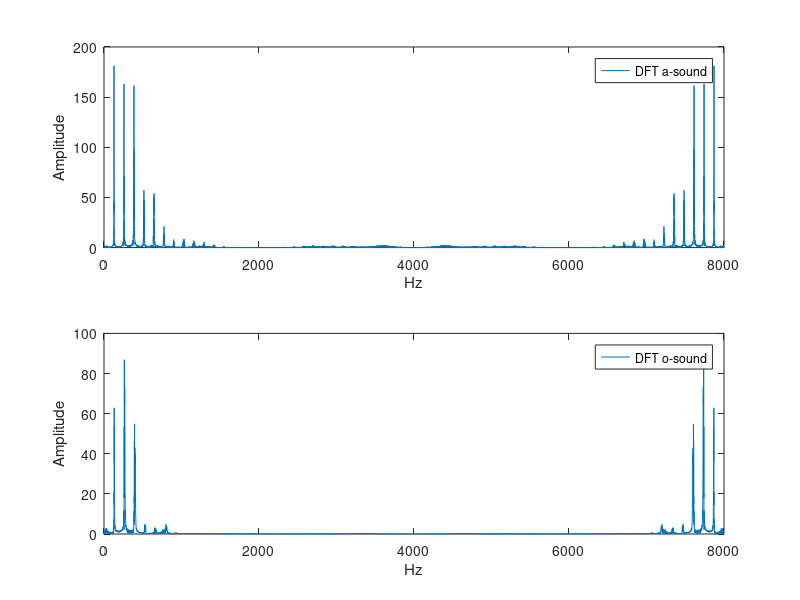

MATLAB code to generate this figure: (Note: this script raises an error after producing the figure.)
%linwovel.m

% Load and detrend data
Fs=8000;
load aaa.mat
aa = detrend(y(2, 6000:end));
load ooo.mat
oo = detrend(y(2, 6000:end));
len = length(aa);
x = 0:Fs/len:Fs-1e-4;

% Divide into estimation and validation data.
aa_est = aa(1:end*2/3);
aa_val = aa(end*2/3+1:end);
oo_est = oo(1:end*2/3);
oo_val = oo(end*2/3+1:end);
len_est = length(aa_est);
len_val = length(aa_val);
x_est = 0:2/len_est:Fs-1e-9;
x_val = 0:2/len_val:Fs-1e-9;

figure(1);
subplot(2, 1, 1);
length(x)
length(abs(fft(aa)))
plot(x, abs(fft(aa)));
xlabel('Hz');
ylabel('Amplitude');
legend('DFT a-sound');
subplot(2, 1, 2);
plot(x, abs(fft(oo)));
legend('DFT o-sound');
xlabel('Hz');
ylabel('Amplitude');
%spectrum(oo);
%plot(psd(spectrum.welch, (oo)));
%%

% Validation of different orders.
varaa = [];
varoo = [];
for na = (1:20)
    m = ar(aa_est, na);
    residual = filter([m.a(1:end)], 1, aa_val);
    varaa = [varaa residual*residual'/length(residual)];
    
    m = ar(oo_est, na);
    residual = filter([m.a(1:end)], 1, oo_val);
    varoo = [varoo residual*residual'/length(residual)];
    %subplot(2, 1, 1);
    %plot(aa_val)
    %subplot(2, 1, 2);
    %plot(residual)
end
figure(2);
subplot(2,1,1);
plot(varaa);
title('Residual Variance a-sound');
ylabel('Variance');
xlabel('Model Order');
subplot(2,1,2);
plot(varoo);
title('Residual Variance o-sound');
ylabel('Variance');
xlabel('Model Order');

%%

lambada = [];
for i = (1:50)
    [th, P, lam, epsi] = sig2ar(oo',i);
    lambada = [lambada lam];
end
figure(4);
plot(lambada);


[th, P, lam, epsi] = sig2ar(oo',na);
%len = len*2;
W0 = 0.035
%W0 = 0.016
root_angle = angle(roots(th))
for i = 1:length(root_angle)
    if root_angle(i) == 0
        root_angle(i) = 100000;
    end
end
pulse = floor(2/W0)
A = 0.001
%pulse = floor(8/(min(abs(root_angle))/pi))
est = rand(na,1);
%e = randn(len,1).*(rem((1:len),pulse)<pulse/2)';
%e = randn(len,1).*(rem((1:len),pulse) == 0)';
e = A*sqrt(len/pulse)*(rem((1:len),pulse) == 0)';
e = e+rand(len,1)*A*1;
%e = e .* randn(size(e));
%e = e + 0.005*randn(size(e));
%e = conv(e, triang(pulse/2), 'same');
for i = na+1:len
    est = [est; est(i-1:-1:i-na)'*th+e(i)];
end
th
est = filter(1,[1 th'], e);


figure(3);
%plot(x,abs(fft(est)));
plot(psd(spectrum.welch, (est)));
plot(x, abs(fft(est)));
est = est(200:end-200);
%sound(est)
%sound(oo)